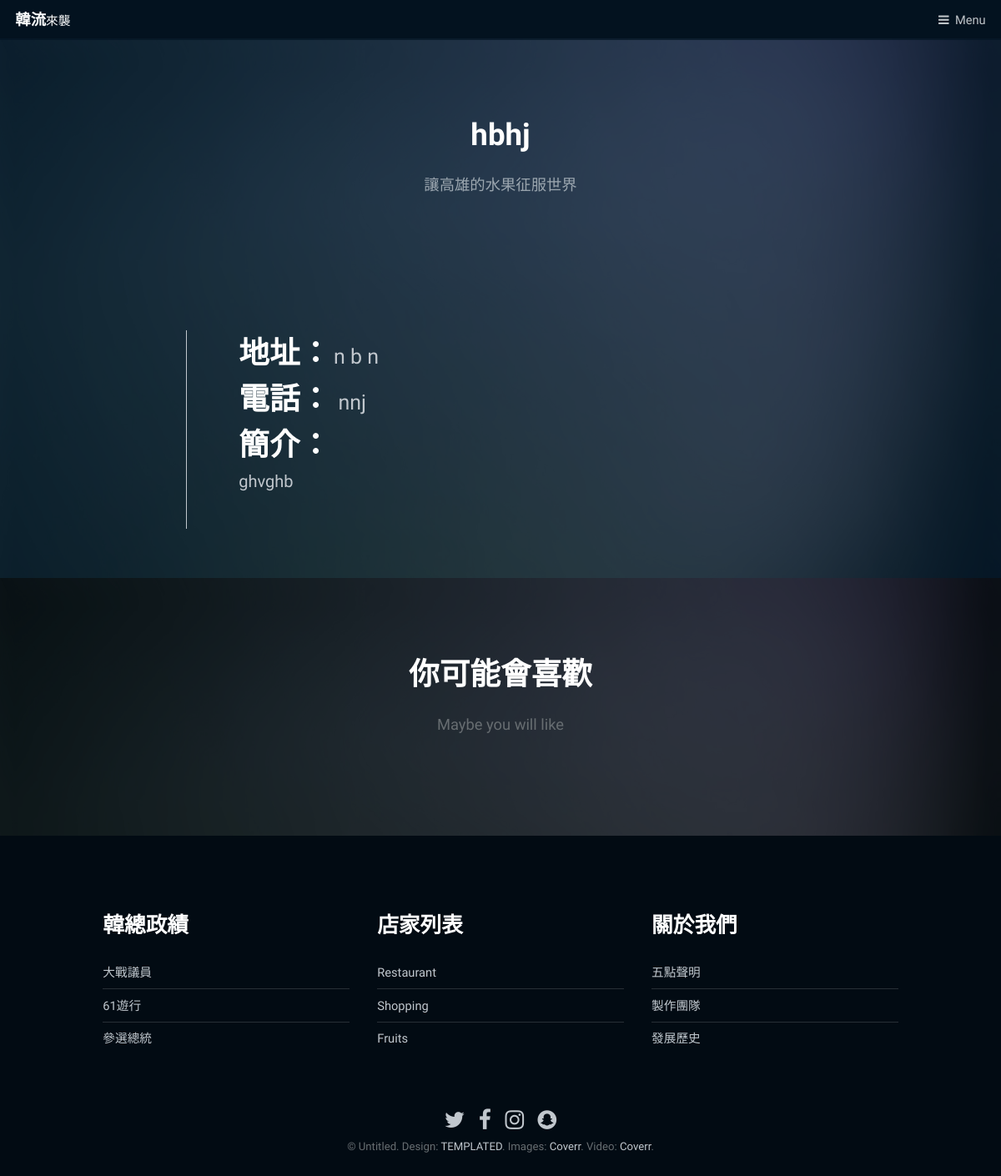
The page /index/shops/14/ on the database its author committed.
### index/models.py (models this page shows, shortened)
class Store(models.Model):
    store_name = models.CharField(max_length=100)
    store_introduction=models.TextField(default='')
    store_image=models.ImageField(upload_to='images',null=True,blank=True,width_field="store_image_width", height_field="store_image_height")
    store_image_width = models.IntegerField(default=0)
    store_image_height = models.IntegerField(default=0)
    store_address = models.TextField(default='')
    store_phone= models.CharField(max_length=13)
    store_opening_time = models.TextField(default='')
    introduction_createtime=models.DateTimeField('date published')
    account = models.ForeignKey(Users,on_delete=models.CASCADE)
    class Meta:
        ordering=['-introduction_createtime']

### index/views.py (the view)
# urls.py: url(r'^shops/(?P<pk>[0-9]+)/$',views.StoreView.as_view(),name='store'),
class StoreView(generic.DetailView):
    model=Store
    template_name ='final-web/store.html'
    def get_queryset(self):
        return Store.objects.all()

### index/templates/final-web/store.html (shortened to what this page needs)
<!DOCTYPE HTML>
<html>
	<head>
		{% load static%}
		<link rel="stylesheet" href={% static "assets/css/store.css" %} />
		<link rel="stylesheet" href={% static "assets/css/main.css" %} />
	</head>
	<body class="subpage">
			<header id="header">
				<h1><a href="{% url 'index:index' %}">韓流<span>來襲</span></a></h1>
				<a href="#menu">Menu</a>
			</header>
			<div id="main">
				<section class="wrapper style1">
					<div class="inner">
						<header class="align-center">
							<h2>{{ store.store_name }}</h2>
							<p>讓高雄的水果征服世界</p>
						</header>
						<div class="storeimg">
							<div class="information">
									<div class="infor_text">
										<ul style="list-style:none;">
											<li>
												<h2>地址：</h2>
												<span>{{ store.store_address }}</span>
											</li>
											<li>
												<h2>電話： </h2>
												<span>{{ store.store_phone}}</span>
											</li>
											<li>
												<h2>簡介：</h2>
												<p style="font-size: 20px">
												{{ store.store_introduction }}
												</p>
											</li>
										</ul>
									</div>
								</div>
						</div>
					</div>
				</section>
				<section class="wrapper ">
					<div class="inner">
						<header class="align-center">
							<h2>你可能會喜歡</h2>
							<p>Maybe you will like </p>
						</header>
					</div>
				</section>
			</div>
			<footer id="footer">
				<div class="inner">
					<div class="flex flex-3">
						<div class="col">
							<h3>韓總政績</h3>
							<ul class="alt">
								<li><a href="{% url 'index:fight' %}">大戰議員</a></li>
								<li><a href="#">61遊行</a></li>
								<li><a href="#">參選總統</a></li>
							</ul>
						</div>
						<div class="col">
							<h3>店家列表</h3>
							<ul class="alt">
								<li><a href="#">Restaurant</a></li>
								<li><a href="#">Shopping</a></li>
								<li><a href="#">Fruits</a></li>
							</ul>
						</div>
						<div class="col">
							<h3>關於我們</h3>
							<ul class="alt">
								<li><a href="{% url 'index:statement' %}">五點聲明</a></li>
								<li><a href="#">製作團隊</a></li>
								<li><a href="#">發展歷史</a></li>
							</ul>
						</div>
					</div>
				</div>
				<div class="copyright">
					<ul class="icons">
						<li><a href="#" class="icon fa-twitter"><span class="label">Twitter</span></a></li>
						<li><a href="https://www.facebook.com/groups/1133954320050424/" class="icon fa-facebook"><span class="label">Facebook</span></a></li>
						<li><a href="https://www.instagram.com/vegetable.han/?hl=zh-tw" class="icon fa-instagram"><span class="label">Instagram</span></a></li>
						<li><a href="#" class="icon fa-snapchat"><span class="label">Snapchat</span></a></li>
					</ul>
					&copy; Untitled. Design: <a href="https://templated.co">TEMPLATED</a>. Images: <a href="https://unsplash.com">Coverr</a>. Video: <a href="https://coverr.co">Coverr</a>.
				</div>
			</footer>
			{% load static %}
	</body>
</html>

### index/static/assets/css/store.css (style rules this page uses)
.storeimg { display:inline-block; width: 100%; margin-top :100px; }
.information { height: auto; width: 570px; margin-left: 100px; border-left: solid 1px; padding-left: 40px; display:inline-block; }
.information .infor_text h2 { display: inline; }
.information span { font-size:25px; }

### rows shown on the page
Store: store_name "hbhj", store_address "n b n", store_phone "nnj", store_introduction "ghvghb"
